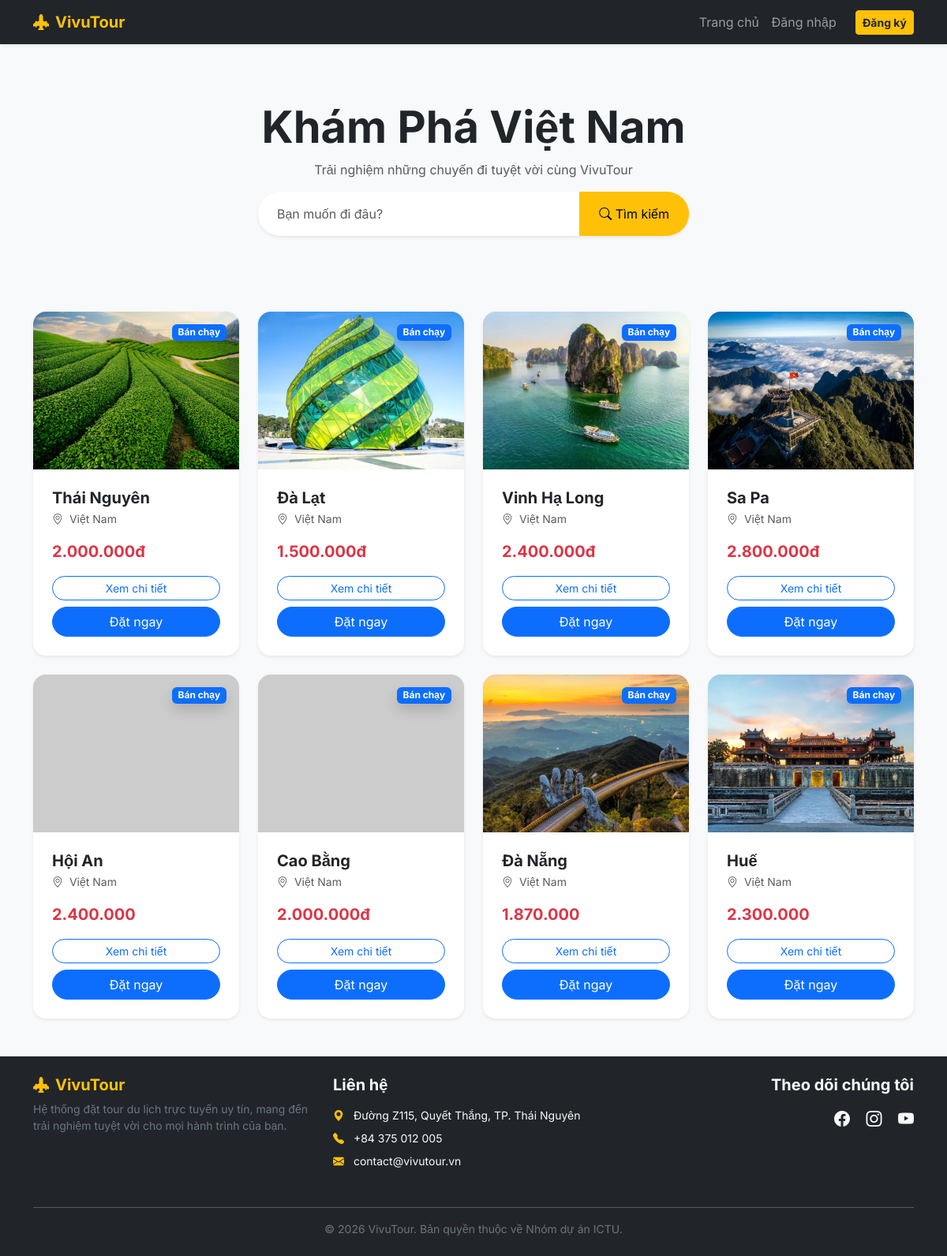
Before: / with the older database file.
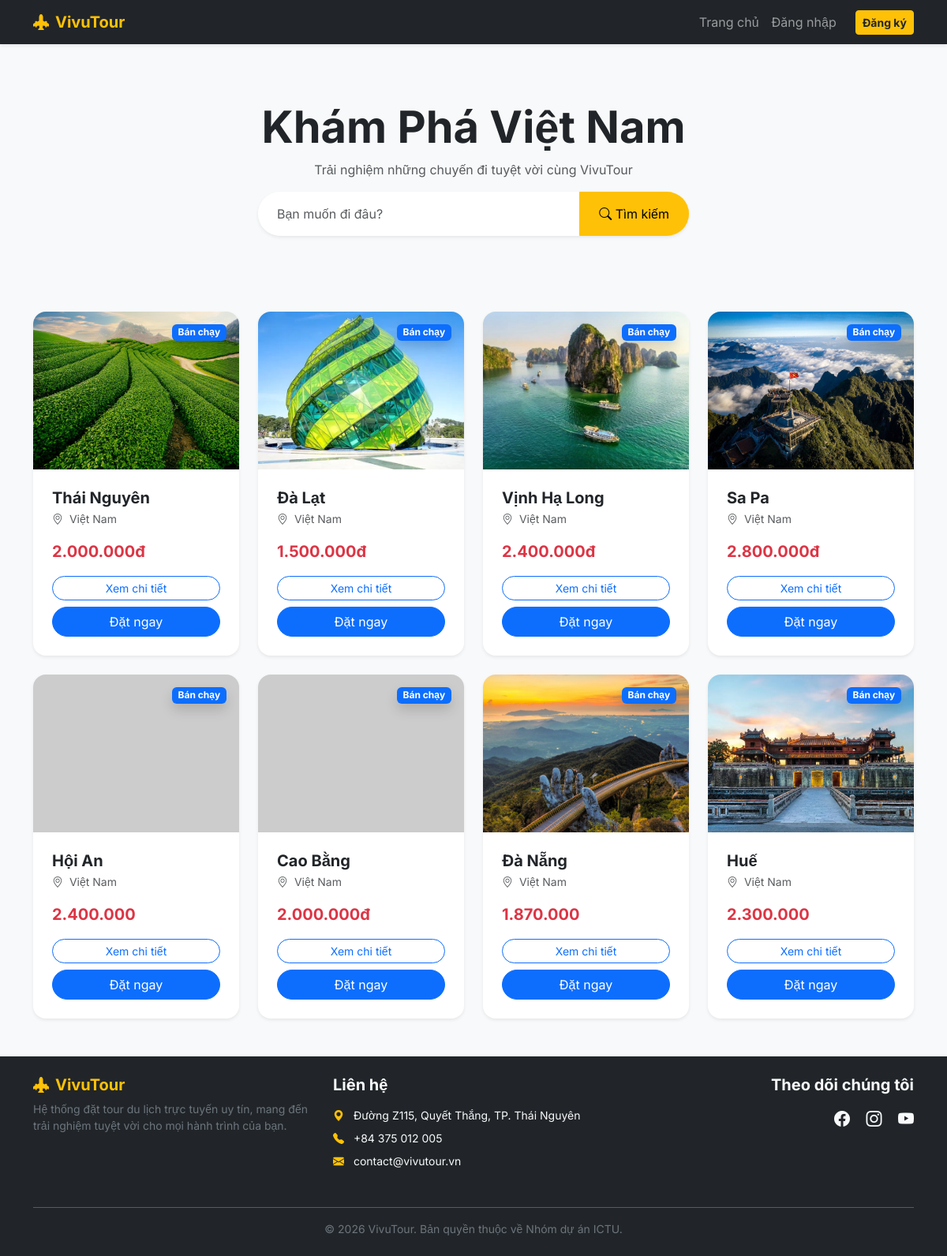
After: the same page with the newer database file.
### app.py (models this page shows)
class Tour(db.Model):
    id = db.Column(db.Integer, primary_key=True)
    name = db.Column(db.String(100), nullable=False)
    price = db.Column(db.String(50), nullable=False)
    image = db.Column(db.String(100), nullable=False)
    description = db.Column(db.Text)  # Cột này sẽ chứa nội dung chi tiết

### app.py (the view)
@app.route('/')
def index():
    search_query = request.args.get('search')
    if search_query:
        all_tours = Tour.query.filter(Tour.name.contains(search_query)).all()
    else:
        all_tours = Tour.query.all()
    return render_template('index.html', tours=all_tours, search_query=search_query)

### templates/index.html (shortened to what this page needs)
{% extends "base.html" %}
{% block content %}
    <div class="text-center py-5">
        <h1 class="display-4 fw-bold text-dark mb-2">Khám Phá Việt Nam</h1>
        <p class="text-muted">Trải nghiệm những chuyến đi tuyệt vời cùng VivuTour</p>
        <div class="row justify-content-center mb-5">
            <div class="col-md-6">
                <form action="{{ url_for('index') }}" method="GET" class="input-group shadow-sm rounded-pill overflow-hidden">
                    <input type="text" name="search" class="form-control border-0 py-3 ps-4"
                           placeholder="Bạn muốn đi đâu?" value="{{ search_query or '' }}">
                    <button class="btn btn-warning px-4" type="submit">
                        <i class="bi bi-search"></i> Tìm kiếm
                    </button>
                </form>
            </div>
        </div>
    </div>
    <div class="row g-4">
        {% for tour in tours %}
        <div class="col-md-6 col-lg-3">
            <div class="card h-100 border-0 shadow-sm rounded-4 overflow-hidden tour-card">
                <div class="position-relative">
                    <img src="{{ url_for('static', filename='images/' + tour.image) }}"
                         class="card-img-top"
                         alt="{{ tour.name }}"
                         style="height:200px; object-fit:cover;"
                         onerror="this.src='https://via.placeholder.com/400x250?text=Du+Lịch'">
                    <span class="position-absolute top-0 end-0 m-3 badge bg-primary shadow">Bán chạy</span>
                </div>
                <div class="card-body d-flex flex-column p-4">
                    <h5 class="card-title fw-bold mb-1">
                        <a href="{{ url_for('tour_detail', tour_id=tour.id) }}" class="text-decoration-none text-dark">
                            {{ tour.name }}
                        </a>
                    </h5>
                    <p class="small text-muted mb-3"><i class="bi bi-geo-alt me-1"></i> Việt Nam</p>
                    <div class="mt-auto">
                        <p class="text-danger fw-bold fs-5 mb-3">{{ tour.price }}</p>
                        <div class="d-grid gap-2">
                            <a href="{{ url_for('tour_detail', tour_id=tour.id) }}" class="btn btn-outline-primary rounded-pill btn-sm">Xem chi tiết</a>
                            <a href="{{ url_for('booking', tour_id=tour.id) }}" class="btn btn-primary rounded-pill">Đặt ngay</a>
                        </div>
                    </div>
                </div>
            </div>
        </div>
        {% endfor %}
    </div>
{% endblock %}

### templates/base.html (shortened to what this page needs)
<!DOCTYPE html>
<html lang="vi">
<head>
    <link href="https://cdn.jsdelivr.net/npm/bootstrap@5.3.0/dist/css/bootstrap.min.css" rel="stylesheet">
    <link rel="stylesheet" href="https://cdn.jsdelivr.net/npm/bootstrap-icons@1.11.1/font/bootstrap-icons.css">
</head>
<body>
    <nav class="navbar navbar-expand-lg navbar-dark bg-dark mb-4">
        <div class="container">
            <a class="navbar-brand fw-bold text-warning" href="{{ url_for('index') }}">
                <i class="bi bi-airplane-engines-fill me-2"></i>VivuTour
            </a>
            <div class="collapse navbar-collapse" id="navbarNav">
                <ul class="navbar-nav ms-auto align-items-center">
                    <li class="nav-item"><a class="nav-link" href="{{ url_for('index') }}">Trang chủ</a></li>
                    {% if current_user.is_authenticated %}
                        {% if current_user.email == 'admin@gmail.com' %}
                            <li class="nav-item"><a class="nav-link text-warning" href="{{ url_for('add_tour') }}">Thêm Tour</a></li>
                        {% endif %}
                        <li class="nav-item"><a class="nav-link" href="{{ url_for('profile') }}">Cá nhân</a></li>
                        <li class="nav-item"><a class="btn btn-outline-light btn-sm ms-lg-3" href="{{ url_for('logout') }}">Đăng xuất</a></li>
                    {% else %}
                        <li class="nav-item"><a class="nav-link" href="{{ url_for('login') }}">Đăng nhập</a></li>
                        <li class="nav-item"><a class="btn btn-warning btn-sm ms-lg-3 text-dark fw-bold" href="{{ url_for('register') }}">Đăng ký</a></li>
                    {% endif %}
                </ul>
            </div>
        </div>
    </nav>
    <div class="container">
        {% block content %}{% endblock %}
    </div>
    <footer class="bg-dark text-light py-4 mt-5">
    <div class="container">
        <div class="row">
            <div class="col-md-4 mb-3">
                <h5 class="text-warning fw-bold"><i class="bi bi-airplane-engines-fill me-2"></i>VivuTour</h5>
                <p class="small text-secondary">Hệ thống đặt tour du lịch trực tuyến uy tín, mang đến trải nghiệm tuyệt vời cho mọi hành trình của bạn.</p>
            </div>
            <div class="col-md-4 mb-3">
                <h5 class="fw-bold mb-3">Liên hệ</h5>
                <ul class="list-unstyled">
                    <li class="mb-2 small">
                        <i class="bi bi-geo-alt-fill text-warning me-2"></i>
                        Đường Z115, Quyết Thắng, TP. Thái Nguyên
                    </li>
                    <li class="mb-2 small">
                        <i class="bi bi-telephone-fill text-warning me-2"></i>
                        +84 375 012 005
                    </li>
                    <li class="mb-2 small">
                        <i class="bi bi-envelope-fill text-warning me-2"></i>
                        contact@vivutour.vn
                    </li>
                </ul>
            </div>
            <div class="col-md-4 mb-3 text-md-end">
                <h5 class="fw-bold mb-3">Theo dõi chúng tôi</h5>
                <a href="#" class="text-light me-3 fs-5"><i class="bi bi-facebook"></i></a>
                <a href="#" class="text-light me-3 fs-5"><i class="bi bi-instagram"></i></a>
                <a href="#" class="text-light fs-5"><i class="bi bi-youtube"></i></a>
            </div>
        </div>
        <hr class="bg-secondary">
        <div class="text-center small text-secondary">
            &copy; 2026 VivuTour. Bản quyền thuộc về Nhóm dự án ICTU.
        </div>
    </div>
</footer>
</body>
</html>

### templates/base.html (style rules this page uses)
body { font-family: 'Inter', sans-serif; background-color: #f8f9fa; }
.navbar { box-shadow: 0 2px 4px rgba(0,0,0,.08); }

Changed rows visible on the page:
changed Tour: name "Vinh Hạ Long" → "Vịnh Hạ Long"
